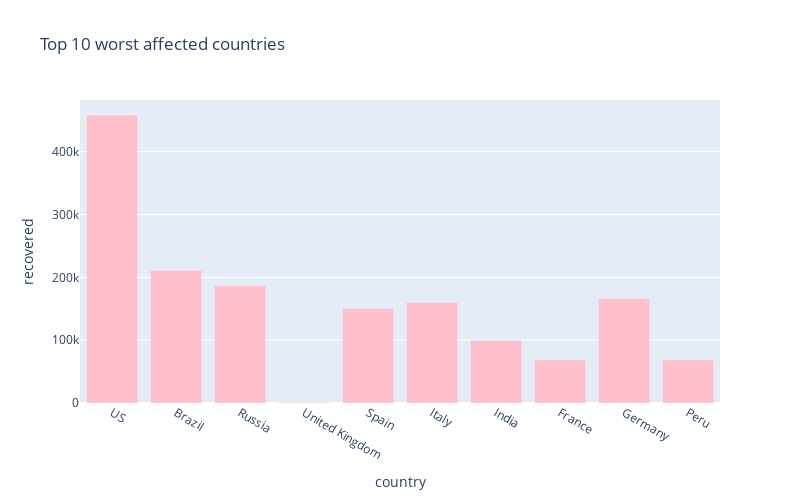

Write notebook code for a chart like this one.
### Code cell
px.bar(
    sorted_country_df.head(10),
    x = "country",
    y = "recovered",
    title= "Top 10 worst affected countries", # the axis names
    color_discrete_sequence=["pink"], 
    height=500,
    width=800
)

### Figure 1 — Plotly figure (JSON) as saved in the notebook; plotly's stock layout.template omitted (floating-point values rounded to 4 significant figures)
{"data": [{"alignmentgroup": "True", "hovertemplate": "country=%{x}<br>recovered=%{y}<extra></extra>", "legendgroup": "", "marker": {"color": "pink"}, "name": "", "offsetgroup": "", "orientation": "v", "showlegend": false, "textposition": "auto", "type": "bar", "x": ["US", "Brazil", "Russia", "United Kingdom", "Spain", "Italy", "India", "France", "Germany", "Peru"], "xaxis": "x", "y": [458231, 211080, 186602, 1221, 150376, 160092, 99350, 68558, 166570, 68507], "yaxis": "y"}], "layout": {"barmode": "relative", "height": 500, "legend": {"tracegroupgap": 0}, "title": {"text": "Top 10 worst affected countries"}, "width": 800, "xaxis": {"anchor": "y", "domain": [0, 1], "title": {"text": "country"}}, "yaxis": {"anchor": "x", "domain": [0, 1], "title": {"text": "recovered"}}}}
